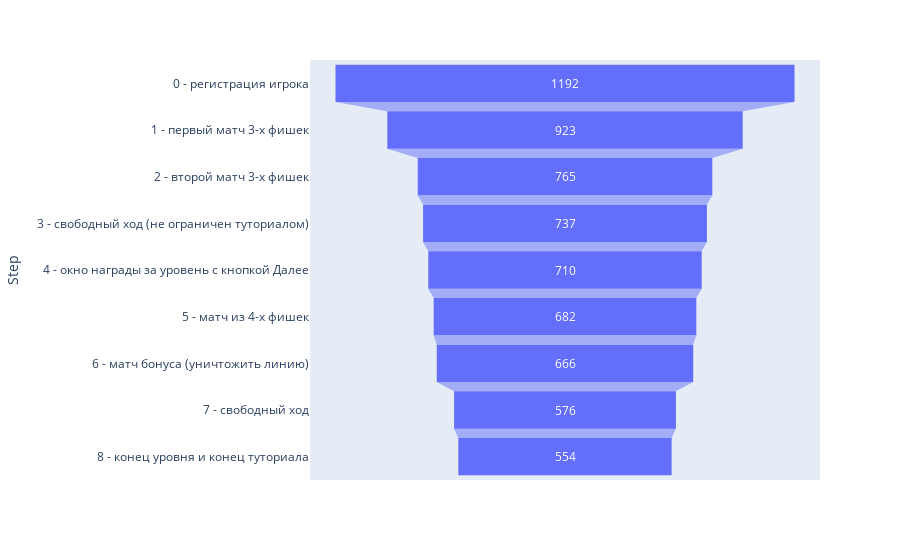

Notebook code cell kept with this figure:
### Code cell
#Задание:

import plotly.express as px
import numpy as np
import pandas as pd


data = pd.read_excel('Trainee Analyst Test DataSet.xlsx', ['FirstEnter', 'RetentionRate']) #считываем оба листа таблицы

#1. Построить график воронки туториала по шагам. Для построения можно использовать любой известный вам инструмент
        #Необходимо посчитать, сколько людей выполнило каждый из шагов и 
        #показать отношение количества людей, прошедших отдельные шаги туториала к количеству людей, стартовавших туториал.

#группируем игроков по шагам:
pivot = data['FirstEnter'].pivot_table(index ='Max AchievedStep', values = 'PlayerUid', aggfunc='count')  

#считаем общее число стартовавших туториал:
total_begin = int(pivot.sum())  

# добавляем новый столбец Total_Step = кол-во игроков, выполнивших данный этап
pivot['Total_Step'] = pivot['PlayerUid'][::-1].cumsum()[::-1]  

#добавляем новый столбец Rate = отношение количества людей, прошедших отдельные шаги туториала к количеству людей, стартовавших туториал
pivot['Rate'] = round(pivot['Total_Step']/total_begin,2)  

#добавляем новый столбец Step - расшифровка каждого шага
pivot['Step'] = ["0 - регистрация игрока", "1 - первый матч 3-х фишек", "2 - второй матч 3-х фишек", 
          "3 - свободный ход (не ограничен туториалом)", "4 - окно награды за уровень с кнопкой Далее",
         "5 - матч из 4-х фишек","6 - матч бонуса (уничтожить линию)","7 - свободный ход",
         "8 - конец уровня и конец туториала"]

#выводим саму воронку
fig = px.funnel(pivot, x='Total_Step', y='Step')
fig.show()

### Figure 1 — Plotly figure (JSON) as saved in the notebook; plotly's stock layout.template omitted (floating-point values rounded to 4 significant figures)
{"data": [{"hovertemplate": "Total_Step=%{x}<br>Step=%{y}<extra></extra>", "legendgroup": "", "marker": {"color": "#636efa"}, "name": "", "orientation": "h", "showlegend": false, "type": "funnel", "x": [1192, 923, 765, 737, 710, 682, 666, 576, 554], "xaxis": "x", "y": ["0 - регистрация игрока", "1 - первый матч 3-х фишек", "2 - второй матч 3-х фишек", "3 - свободный ход (не ограничен туториалом)", "4 - окно награды за уровень с кнопкой Далее", "5 - матч из 4-х фишек", "6 - матч бонуса (уничтожить линию)", "7 - свободный ход", "8 - конец уровня и конец туториала"], "yaxis": "y"}], "layout": {"legend": {"tracegroupgap": 0}, "margin": {"t": 60}, "xaxis": {"anchor": "y", "domain": [0, 1], "title": {"text": "Total_Step"}}, "yaxis": {"anchor": "x", "domain": [0, 1], "title": {"text": "Step"}}}}
